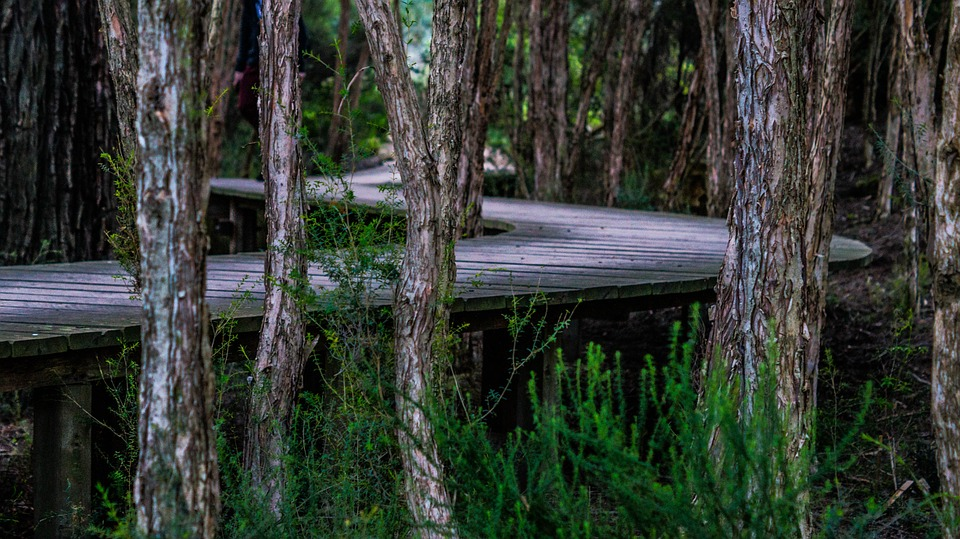
%> input picture Game1/Assets/images/Level-5/L5_q3/img.jpg, 960 x 539 px
$ octave gridding.m   (GNU Octave 9; MATLAB toolbox functions it lacks are replaced by stand-ins)
%> lines starting %> are read from the running program, lines starting %| are printed output that depends on the picture; in (x1, y1, x2, y2) boxes, pixels count from 0 and x2, y2 are one past the last pixel; in counts of white or black regions, pixels touching at a corner belong together; the program's own positions count from 1
img = imread('img.jpg');  %# Load a sample 3-D RGB image
%> img is the input picture: size 539x960x3 uint8; mean R, G, B 51.8, 57.9, 50.5

% [5 lines of commented-out code are left out]
w = 70;

x = 100;
y = 700;
a = img(x:x+w,y:y+w,:);
imwrite(a,'p1.jpg');
img(x:x+w,y:y+w,:) = 255;
%> img: size 539x960x3 uint8; 0.97% of pixels changed, all inside (x1, y1, x2, y2) = (699, 99, 770, 170)

x = 250;
y = 585;
a = img(x:x+w,y:y+w,:);
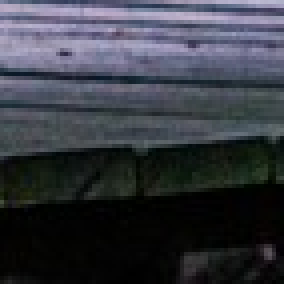
%> a: size 71x71x3 uint8 (shown 4 times larger); mean R, G, B 54.6, 57.4, 65.3
imwrite(a,'p2.jpg');
img(x:x+w,y:y+w,:) = 255;
%> img: size 539x960x3 uint8; mean R, G, B 55.5, 61.6, 54.2

x = 170;
y = 350;
a = img(x:x+w,y:y+w,:);
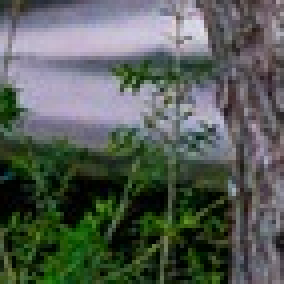
%> a: size 71x71x3 uint8 (shown 4 times larger); mean R, G, B 85.3, 92.8, 86
imwrite(a,'p3.jpg');
img(x:x+w,y:y+w,:) = 255;
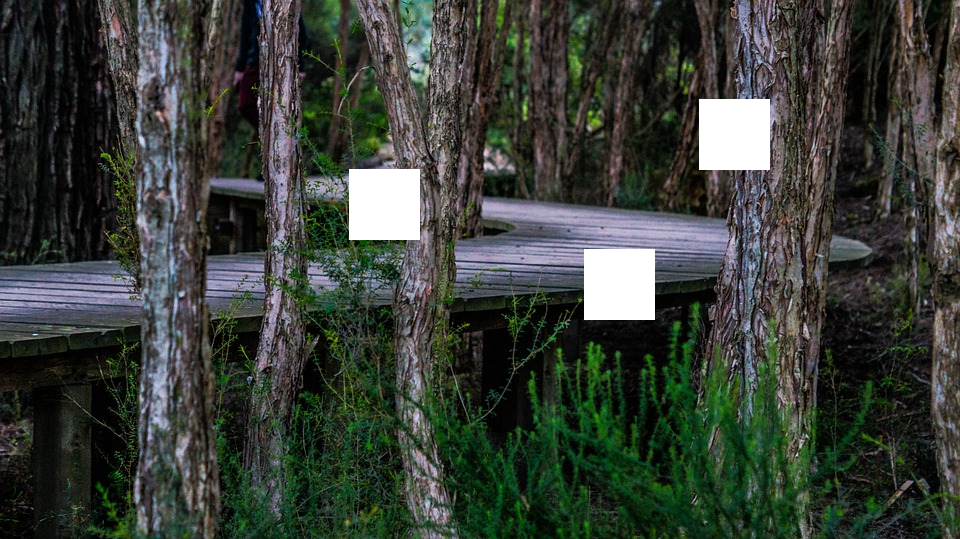
%> img: size 539x960x3 uint8; mean R, G, B 57.2, 63.2, 55.8

x = 300;
y = 60;
a = img(x:x+w,y:y+w,:);
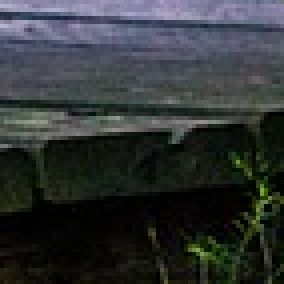
%> a: size 71x71x3 uint8 (shown 4 times larger); mean R, G, B 48.5, 52.5, 53.2
imwrite(a,'p4.jpg');
img(x:x+w,y:y+w,:) = 255;
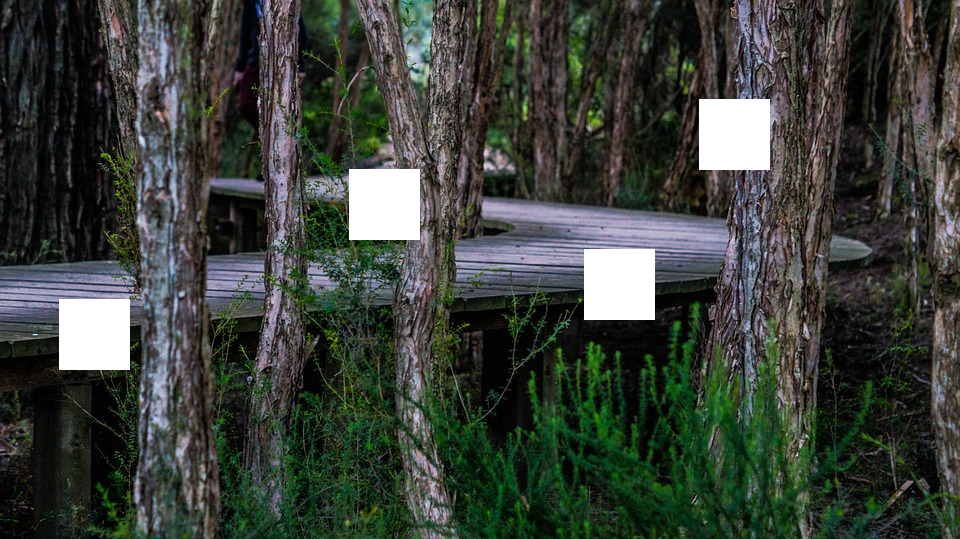
%> img: size 539x960x3 uint8; 0.97% of pixels changed, all inside (x1, y1, x2, y2) = (59, 299, 130, 370)

x = 400;
y = 770;
a = img(x:x+w,y:y+w,:);
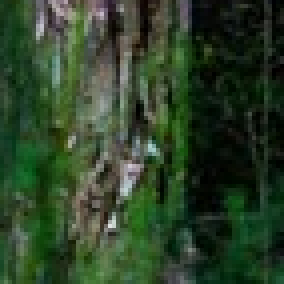
%> a: size 71x71x3 uint8 (shown 4 times larger); mean R, G, B 45, 65.5, 40.4
imwrite(a,'p5.jpg');
img(x:x+w,y:y+w,:) = 255;
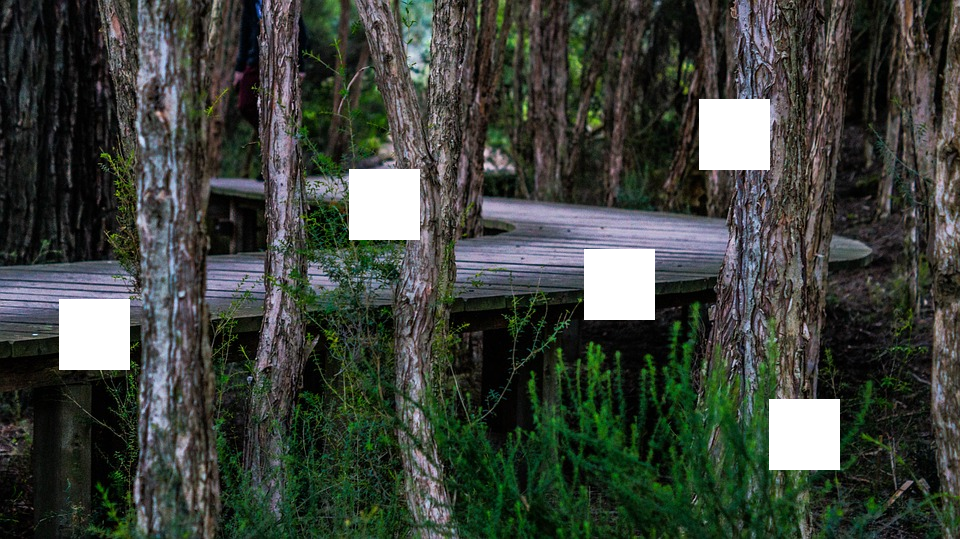
%> img: size 539x960x3 uint8; 0.97% of pixels changed, all inside (x1, y1, x2, y2) = (769, 399, 840, 470)

imshow(img);

imwrite(img,'n.jpg');
